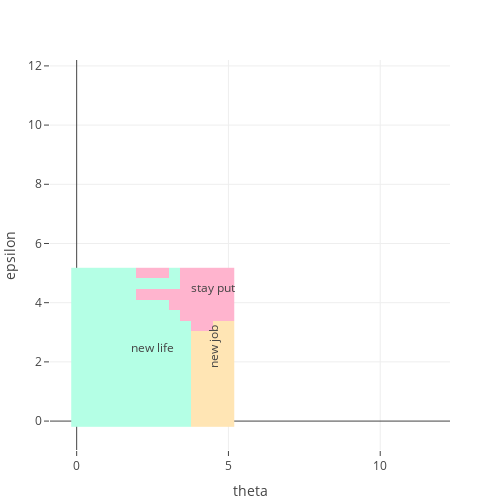

Here is the notebook cell this chart was saved with:
### Markdown cell above
- Now we will have Sarsa learn a policy by taking 150,000,000 steps

### Code cell
# epsilson is prob of random action
actor = EpsilonGreedy(1.0, 0.1, 10_000_000)
@time learn(m, sarsa, actor; maxit=150_000_000,  should_plot=false);

# plot final policy
plot_policy(m, get_greedy(m, sarsa.Q))

### Figure 1 — Plotly figure (JSON) as saved in the notebook; plotly's stock layout.template omitted (floating-point values rounded to 4 significant figures; data arrays with more than 128 entries replaced by an {"elided": "..."} marker saying what was removed)
{"data": [{"colorbar": {"autotick": false, "dtick": 1, "tick0": 1}, "colorscale": [[0, "#FFB4CE"], [0.3333, "#FFB4CE"], [0.3333, "#FFE5B4"], [0.6667, "#FFE5B4"], [0.6667, "#B4FFE5"], [1, "#B4FFE5"]], "showscale": false, "type": "heatmap", "x": [0, 0.3571, 0.7143, 1.071, 1.429, 1.786, 2.143, 2.5, 2.857, 3.214, 3.571, 3.929, 4.286, 4.643, 5], "y": [0, 0.3571, 0.7143, 1.071, 1.429, 1.786, 2.143, 2.5, 2.857, 3.214, 3.571, 3.929, 4.286, 4.643, 5], "z": {"elided": "15x15 int values"}}], "layout": {"annotations": [{"showarrow": false, "text": "new life", "x": 2.5, "y": 2.5}, {"showarrow": false, "text": "new job", "textangle": 270, "x": 4.5, "y": 2.5}, {"showarrow": false, "text": "stay put", "x": 4.5, "y": 4.5}], "height": 500, "margin": {"b": 50, "l": 50, "r": 50, "t": 60}, "width": 500, "xaxis": {"autorange": false, "range": [-0.8782, 12.3], "title": {"text": "theta"}, "type": "linear"}, "yaxis": {"autorange": false, "range": [-0.9772, 12.2], "title": {"text": "epsilon"}, "type": "linear"}}}
